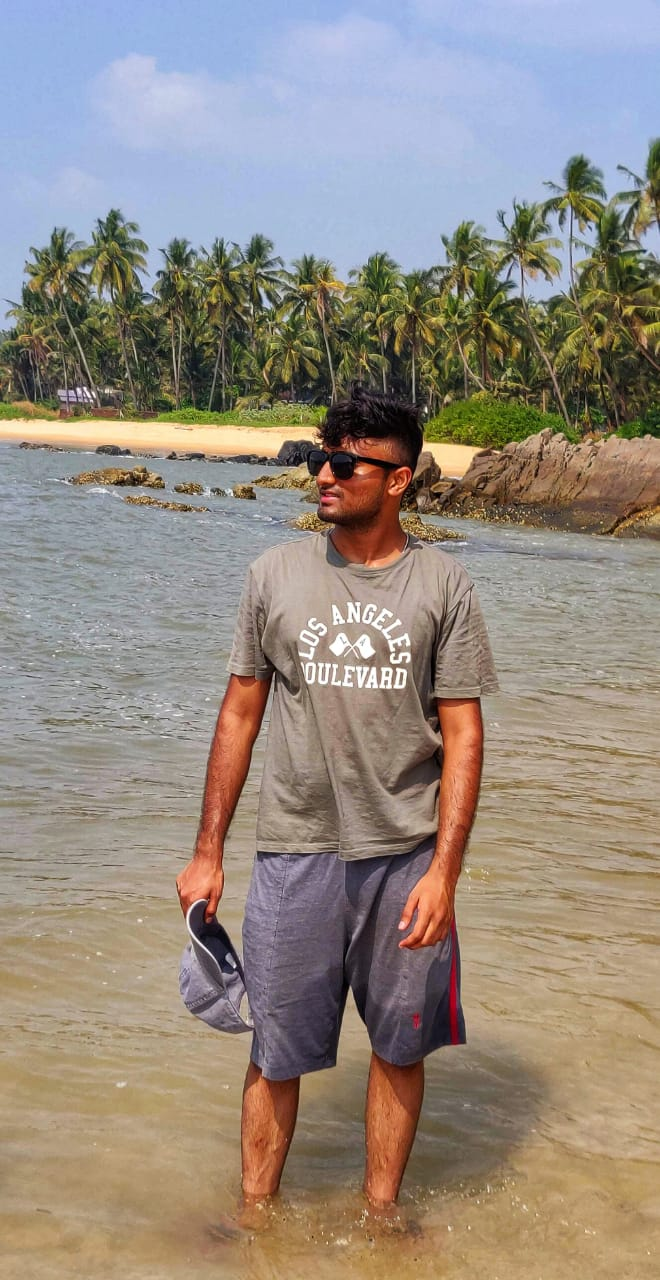
%> input picture me.jpg, 660 x 1280 px
$ octave LR.m   (GNU Octave 9; MATLAB toolbox functions it lacks are replaced by stand-ins)
%> lines starting %> are read from the running program, lines starting %| are printed output that depends on the picture
x=imread('me.jpg');
%> x is the input picture: size 1280x660x3 uint8; mean R, G, B 148.5, 138.4, 128.1
y=imread('crown1.jpg');
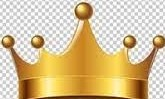
%> input picture crown1.jpg, 165 x 99 px
%> y is the input picture: size 99x165x3 uint8; mean R, G, B 215.5, 193.4, 150.4

I=imresize(y,[175 175]);
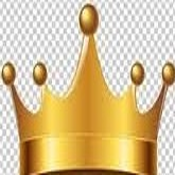
%> I: size 175x175x3 uint8; mean R, G, B 215.4, 193.4, 150.4
image(x);
hold on;
image([290 290], [230 230], I,'CDataMapping','scaled')
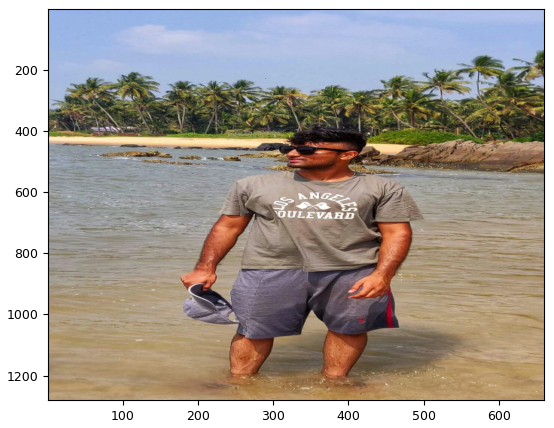
%> figure redrawn from the program's plot data
